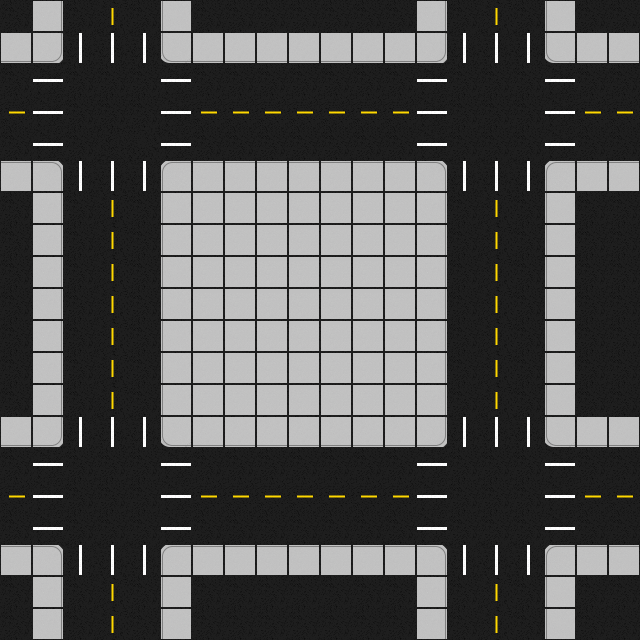

A level layout from a 2D game, rendered from its tile map. Below: a short description, then the map file with its tile-grid data intact:
An orthogonal 20x20 tile map with 32x32 px tiles, 1 tile layer (Tile Layer 1) and 15 objects (9x car, 4x wall, 2x sign).

<map version="1.10" tiledversion="1.10.2" orientation="orthogonal" renderorder="right-down" width="20" height="20" tilewidth="32" tileheight="32" infinite="0" nextlayerid="6" nextobjectid="25">
 <tileset firstgid="1" source="str.tsx" />
 <layer id="1" name="Tile Layer 1" width="20" height="20">
  <data encoding="csv">
17,44,17,46,17,6,17,17,17,17,17,17,17,44,17,46,17,6,17,17,
14,9,11,11,11,13,14,14,14,14,14,14,14,9,11,11,11,13,14,14,
17,16,17,17,17,16,17,17,17,17,17,17,17,16,17,17,17,16,17,17,
28,16,17,17,17,16,28,28,28,28,28,28,28,16,17,17,17,16,28,28,
17,16,17,32,33,16,17,17,17,17,17,17,17,16,17,17,17,16,17,17,
42,37,11,11,11,41,42,42,42,42,42,42,42,37,11,11,11,41,42,42,
17,44,17,46,17,6,49,49,49,49,49,49,49,44,17,46,17,6,17,17,
17,44,17,46,17,6,49,49,49,49,49,49,49,44,17,46,17,6,17,17,
17,44,17,46,17,6,49,49,49,49,49,49,49,44,17,46,17,6,17,17,
17,44,17,46,17,6,49,49,49,49,49,49,49,44,17,46,17,6,17,17,
17,44,17,46,17,6,49,49,49,49,49,49,49,44,17,46,17,6,17,17,
17,44,17,46,17,6,49,49,49,49,49,49,49,44,17,46,17,6,17,17,
17,44,17,46,17,6,49,49,49,49,49,49,49,44,17,46,17,6,17,17,
14,9,11,11,11,13,14,14,14,14,14,14,14,9,11,11,11,13,14,14,
17,16,17,17,17,16,17,17,17,17,17,17,17,16,17,17,17,16,17,17,
28,16,17,17,17,16,28,28,28,28,28,28,28,16,17,17,17,16,28,28,
17,16,17,17,17,16,17,17,17,17,17,17,17,16,17,17,17,16,17,17,
42,37,11,11,11,41,42,42,42,42,42,42,42,37,11,11,11,41,42,42,
17,44,17,46,17,48,17,17,17,17,17,17,17,44,17,46,17,6,17,17,
17,44,17,46,17,48,17,17,17,17,17,17,17,44,17,46,17,6,17,17
</data>
 </layer>
 <objectgroup color="#1c71d8" id="2" name="cars" visible="0" opacity="0.4" tintcolor="#99c1f1">
  <object id="1" name="pero" type="car" x="128" y="224" width="32" height="32">
   <properties>
    <property name="action" value="forward" />
    <property name="orientation" value="up" />
    <property name="turn" value="left" />
   </properties>
  </object>
  <object id="2" name="ivan" type="car" x="192" y="64" width="32" height="32">
   <properties>
    <property name="action" value="forward" />
    <property name="orientation" value="left" />
    <property name="turn" value="right" />
   </properties>
  </object>
  <object id="5" name="marko" type="car" x="0" y="128" width="32" height="32">
   <properties>
    <property name="action" value="forward" />
    <property name="orientation" value="right" />
    <property name="turn" value="right" />
   </properties>
  </object>
  <object id="6" name="jurica" type="car" x="192" y="128" width="32" height="32">
   <properties>
    <property name="action" value="forward" />
    <property name="orientation" value="right" />
    <property name="turn" value="left" />
   </properties>
  </object>
  <object id="7" name="koraljka" type="car" x="128" y="352" width="32" height="32">
   <properties>
    <property name="action" value="forward" />
    <property name="logic" value="s" />
    <property name="orientation" value="up" />
    <property name="turn" value="right" />
   </properties>
  </object>
  <object id="13" name="marta" type="car" x="512" y="256" width="32" height="32">
   <properties>
    <property name="action" value="forward" />
    <property name="orientation" value="up" />
    <property name="turn" value="right" />
   </properties>
  </object>
  <object id="14" name="marko" type="car" x="384" y="64" width="32" height="32">
   <properties>
    <property name="action" value="forward" />
    <property name="logic" value="s" />
    <property name="orientation" value="left" />
    <property name="turn" value="left" />
   </properties>
  </object>
  <object id="15" name="ivan" type="car" x="512" y="0" width="32" height="32">
   <properties>
    <property name="action" value="forward" />
    <property name="orientation" value="down" />
    <property name="turn" value="right" />
   </properties>
  </object>
  <object id="22" name="marko drugi" type="car" x="384" y="128" width="32" height="32">
   <properties>
    <property name="action" value="forward" />
    <property name="orientation" value="right" />
    <property name="turn" value="right" />
   </properties>
  </object>
 </objectgroup>
 <objectgroup id="5" name="signs" visible="0">
  <object id="23" name="a" type="sign" x="448" y="256" width="32" height="32">
   <properties>
    <property name="default" value="left" />
    <property name="orientation" value="down" />
    <property name="turn" value="lfr" />
   </properties>
  </object>
  <object id="24" name="b" type="sign" x="288" y="64" width="32" height="32">
   <properties>
    <property name="default" value="left" />
    <property name="orientation" value="left" />
    <property name="turn" value="lf" />
   </properties>
  </object>
 </objectgroup>
 <objectgroup id="4" name="walls" visible="0">
  <object id="9" name="zid" type="wall" x="55.3333" y="56" width="111.333" height="111.333" />
  <object id="18" name="zid" type="wall" x="441.667" y="56.6668" width="111.333" height="111.333" />
  <object id="19" name="zid" type="wall" x="443.334" y="440.333" width="111.333" height="111.333" />
  <object id="20" name="zid" type="wall" x="56.3335" y="440.334" width="111.333" height="111.333" />
 </objectgroup>
</map>
